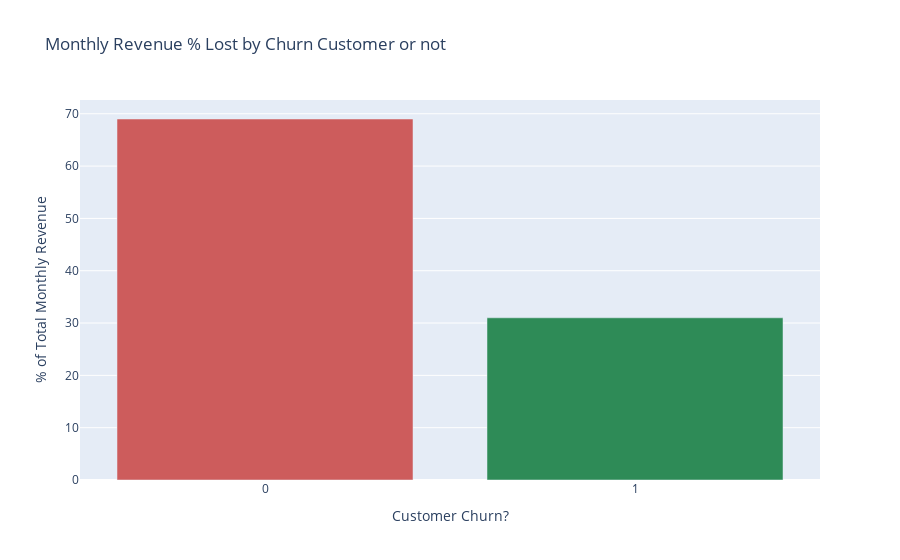

Source (notebook cell):
### Markdown cell above
## Total of the Monthly Revenue Lose

### Code cell
print("Total Amount of Monthly Charges by each group: ")
print(round(df_train.groupby('Churn')['MonthlyCharges'].sum() ))

trace0 = go.Bar(
    x=round(df_train.groupby('Churn')['MonthlyCharges'].sum() \
      / df_train.groupby('Churn')['MonthlyCharges'].sum().sum() * 100).index, 
    y=round(df_train.groupby('Churn')['MonthlyCharges'].sum() \
      / df_train.groupby('Churn')['MonthlyCharges'].sum().sum() * 100).values,
    marker=dict(
        color=['indianred', 'seagreen']),
)

data = [trace0]
layout = go.Layout(
    title='Monthly Revenue % Lost by Churn Customer or not', 
    xaxis=dict(
        title='Customer Churn?', type='category'), 
    yaxis=dict(
        title='% of Total Monthly Revenue')
)

fig = go.Figure(data=data, layout=layout)
iplot(fig)

### Figure 1 — Plotly figure (JSON) as saved in the notebook; plotly's stock layout.template omitted (floating-point values rounded to 4 significant figures)
{"data": [{"marker": {"color": ["indianred", "seagreen"]}, "x": [0, 1], "y": [69, 31], "type": "bar"}], "layout": {"title": {"text": "Monthly Revenue % Lost by Churn Customer or not"}, "xaxis": {"title": {"text": "Customer Churn?"}, "type": "category"}, "yaxis": {"title": {"text": "% of Total Monthly Revenue"}}}}
